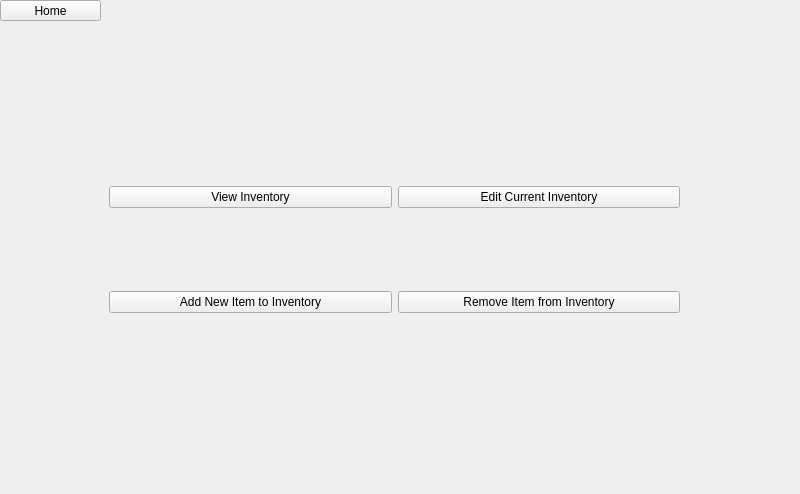
<?xml version="1.0" encoding="UTF-8"?>
<ui version="4.0">
 <class>ManageInventory</class>
 <widget class="QMainWindow" name="ManageInventory">
  <property name="geometry">
   <rect>
    <x>0</x>
    <y>0</y>
    <width>800</width>
    <height>494</height>
   </rect>
  </property>
  <property name="windowTitle">
   <string>MainWindow</string>
  </property>
  <widget class="QWidget" name="centralwidget">
   <widget class="QWidget" name="gridLayoutWidget">
    <property name="geometry">
     <rect>
      <x>109</x>
      <y>109</y>
      <width>571</width>
      <height>281</height>
     </rect>
    </property>
    <layout class="QGridLayout" name="gridLayout">
     <item row="4" column="1">
      <widget class="QPushButton" name="pushButton_revitem">
       <property name="text">
        <string>Remove Item from Inventory</string>
       </property>
      </widget>
     </item>
     <item row="4" column="0">
      <widget class="QPushButton" name="pushButton_addItem">
       <property name="text">
        <string>Add New Item to Inventory</string>
       </property>
      </widget>
     </item>
     <item row="0" column="1">
      <widget class="QPushButton" name="pushButton_editInv">
       <property name="text">
        <string>Edit Current Inventory</string>
       </property>
      </widget>
     </item>
     <item row="0" column="0">
      <widget class="QPushButton" name="pushButton_viewInv">
       <property name="text">
        <string>View Inventory</string>
       </property>
      </widget>
     </item>
    </layout>
   </widget>
   <widget class="QPushButton" name="pushButton_home">
    <property name="geometry">
     <rect>
      <x>0</x>
      <y>0</y>
      <width>101</width>
      <height>21</height>
     </rect>
    </property>
    <property name="text">
     <string>Home</string>
    </property>
   </widget>
  </widget>
 </widget>
 <resources/>
 <connections/>
</ui>
